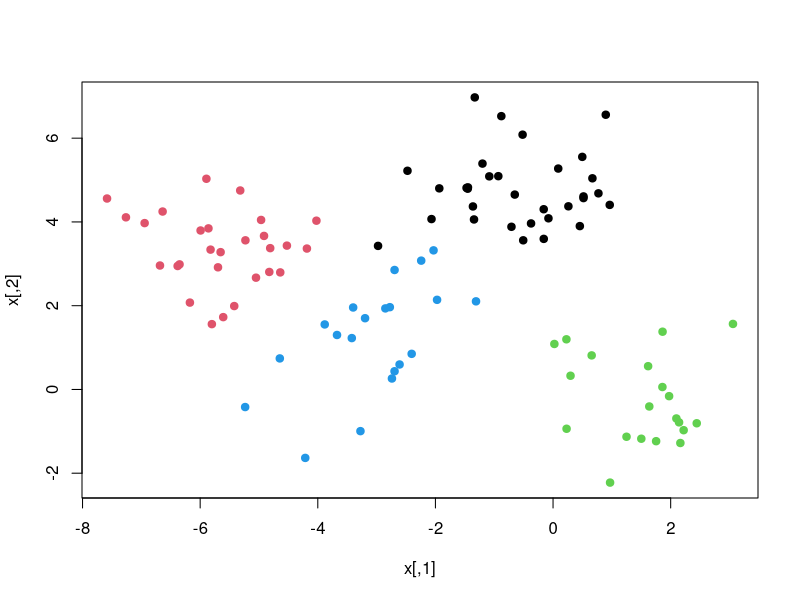
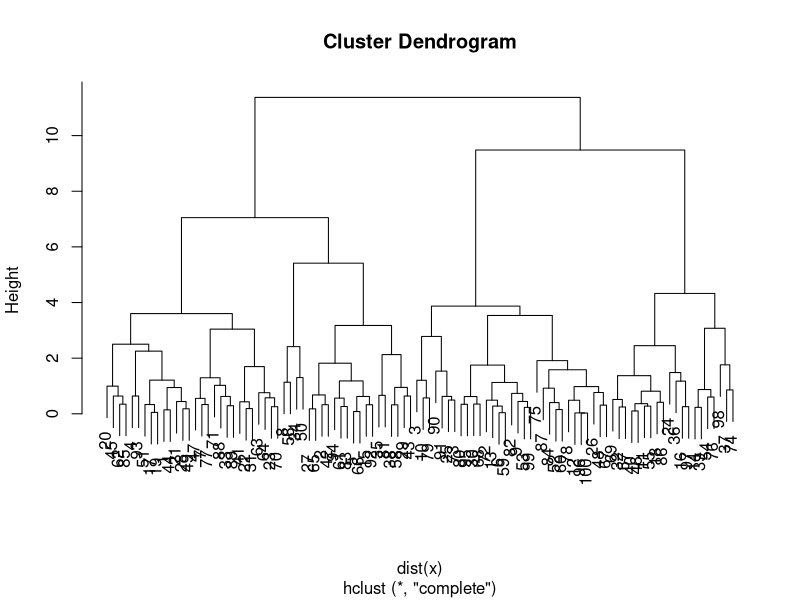
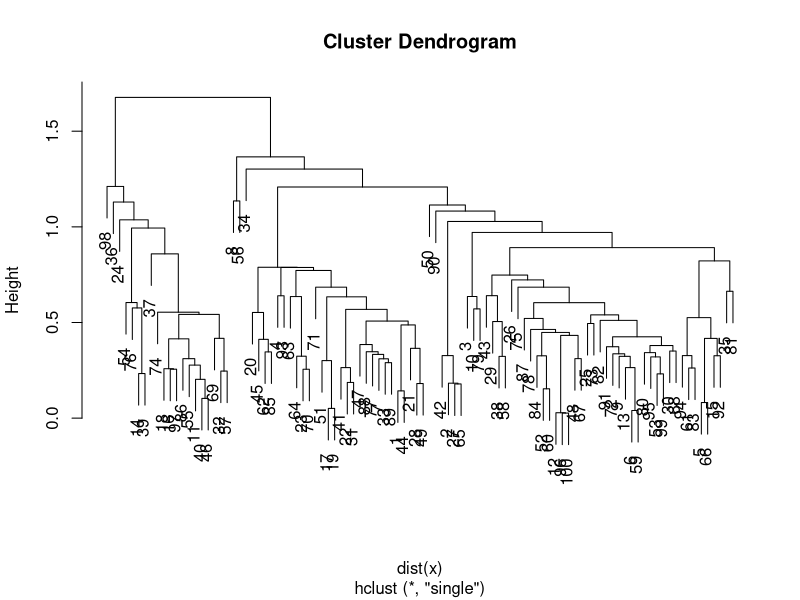
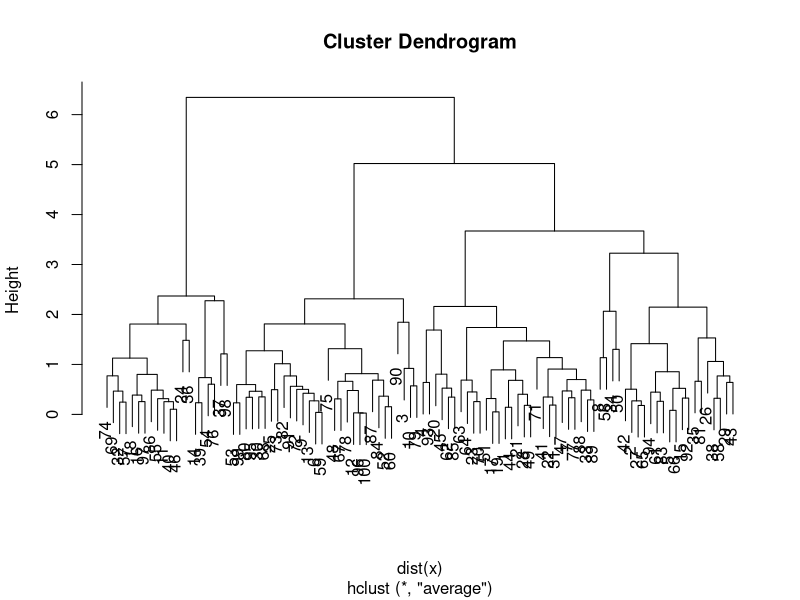

Here is the R script that generated these plots, in order: (Note: this script raises an error after producing the figures.)
## ---- chunk 1
set.seed(101)
x=matrix(rnorm(100*2),100,2)
xmean=matrix(rnorm(8,sd=4),4,2)
which=sample(1:4,100,replace = TRUE)
x=x+xmean[which,]
plot(x,col=which,pch=19)
## ---- chunk 2
hc.complete=hclust(dist(x), method="complete")
plot(hc.complete)
## ---- chunk 3
hc.single=hclust(dist(x), method = "single")
plot(hc.single)
## ---- chunk 4
hc.average=hclust(dist(x), method = "average")
plot(hc.average)
## ---- chunk 5
hc.cut=cutree(hc.complete,4)
table(hc.cut, which)
table(hc.cut,km.out$cluster)
## ---- chunk 6
plot(hc.complete,labels=which)
